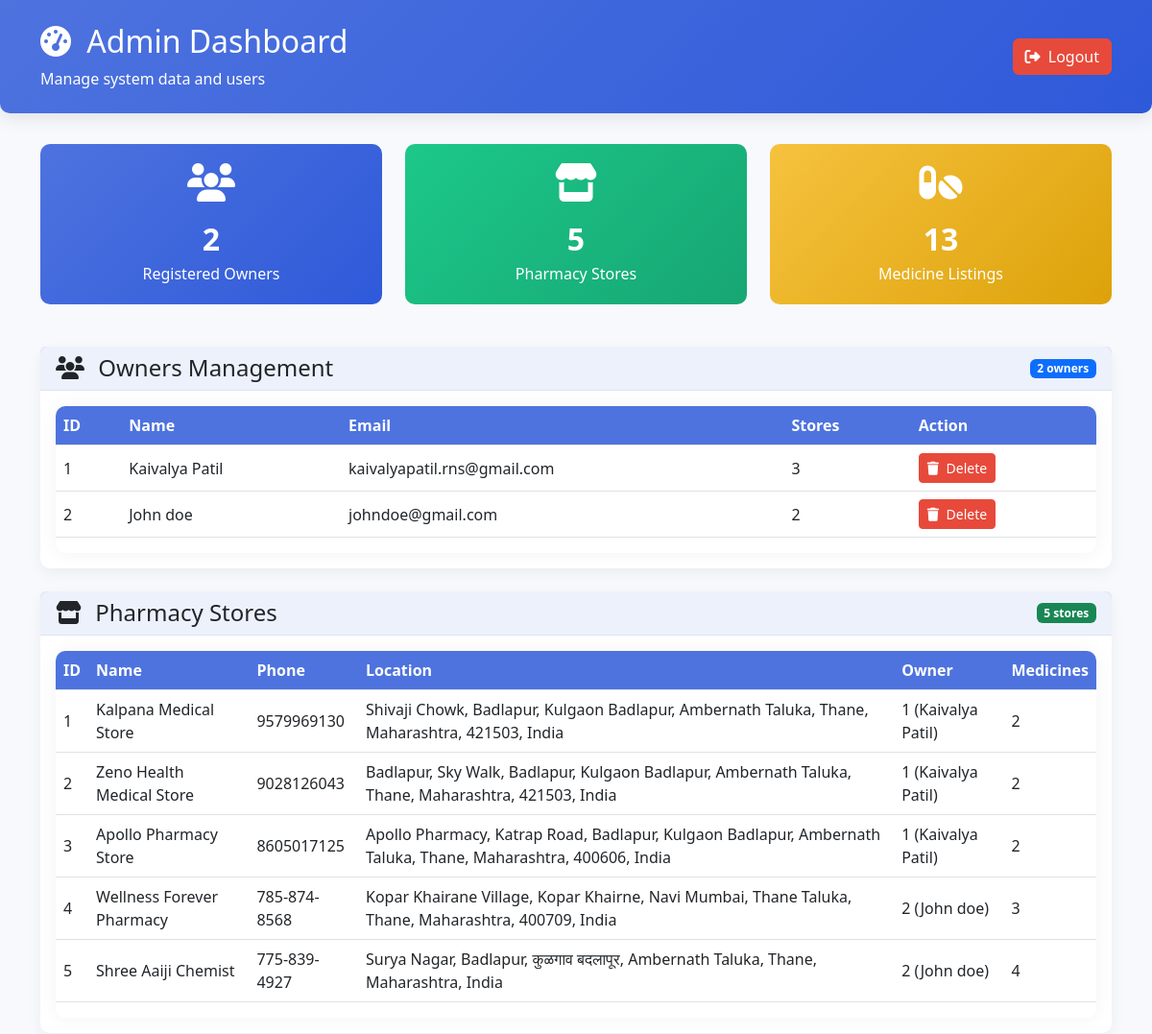
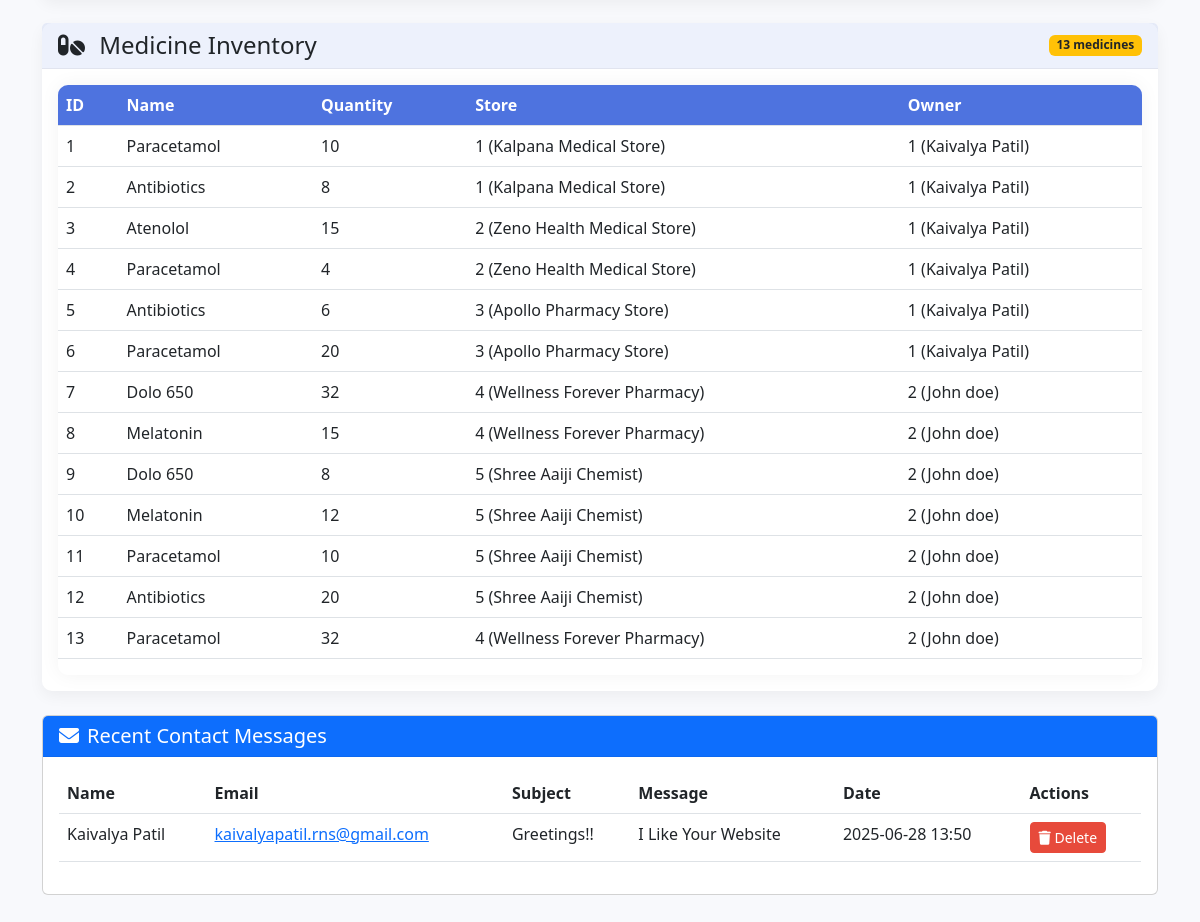
/admin-dashboard (signed in), run on the app's committed database (2 pictures, top to bottom).
### app.py (models this page shows)
class Owner(db.Model):
    id = db.Column(db.Integer, primary_key=True)
    name = db.Column(db.String(100), nullable=False)
    email = db.Column(db.String(120), unique=True, nullable=False)
    password = db.Column(db.String(200), nullable=False)
    stores = db.relationship('Store', backref='owner', cascade="all, delete", lazy=True)

class Store(db.Model):
    id = db.Column(db.Integer, primary_key=True)
    name = db.Column(db.String(120), nullable=False)
    phone = db.Column(db.String(20), nullable=False)
    location = db.Column(db.String(255), nullable=False)
    latitude = db.Column(db.Float)
    longitude = db.Column(db.Float)
    owner_id = db.Column(db.Integer, db.ForeignKey('owner.id'), nullable=False)
    medicines = db.relationship('Medicine', backref='store', cascade="all, delete", lazy=True)

class Medicine(db.Model):
    id = db.Column(db.Integer, primary_key=True)
    name = db.Column(db.String(150), nullable=False)
    quantity = db.Column(db.Integer, nullable=False)
    store_id = db.Column(db.Integer, db.ForeignKey('store.id'), nullable=False)

class ContactMessage(db.Model):
    id = db.Column(db.Integer, primary_key=True)
    name = db.Column(db.String(100), nullable=False)
    email = db.Column(db.String(120), nullable=False)
    subject = db.Column(db.String(200))
    message = db.Column(db.Text, nullable=False)
    created_at = db.Column(db.DateTime, default=datetime.utcnow)

### app.py (the view)
@app.route('/admin-dashboard')
def admin_dashboard():
    if 'admin' not in session:
        flash('Admin access only.', 'danger')
        return redirect(url_for('admin_login'))
    owners = Owner.query.all()
    stores = Store.query.all()
    medicines = Medicine.query.all()
    contact_messages = ContactMessage.query.order_by(ContactMessage.created_at.desc()).limit(5).all()
    return render_template('admin_dashboard.html', owners=owners, stores=stores, medicines=medicines,
                           contact_messages=contact_messages)

### app.py (called while the page is built)
@app.after_request
def add_no_cache_headers(response):
    response.headers['Cache-Control'] = 'no-store, no-cache, must-revalidate, post-check=0, pre-check=0, max-age=0'
    response.headers['Pragma'] = 'no-cache'
    response.headers['Expires'] = '0'
    return response

### Templates/admin_dashboard.html (shortened to what this page needs)
<!DOCTYPE html>
<html lang="en">
<head>
    <link href="https://cdn.jsdelivr.net/npm/bootstrap@5.3.0/dist/css/bootstrap.min.css" rel="stylesheet">
    <link rel="stylesheet" href="https://cdnjs.cloudflare.com/ajax/libs/font-awesome/6.4.0/css/all.min.css">
</head>
<body>
<div class="dashboard-header">
    <div class="container">
        <div class="d-flex justify-content-between align-items-center">
            <div>
                <h2><i class="fas fa-tachometer-alt me-2"></i> Admin Dashboard</h2>
                <p class="mb-0">Manage system data and users</p>
            </div>
            <div>
                <a href="/admin-logout" class="btn btn-logout">
                    <i class="fas fa-sign-out-alt me-1"></i> Logout
                </a>
            </div>
        </div>
    </div>
</div>
<div class="container mb-5 fade-in">
    <div class="row mb-4">
        <div class="col-md-4">
            <div class="stats-card owners">
                <i class="fas fa-users"></i>
                <div class="count">{{ owners|length }}</div>
                <div>Registered Owners</div>
            </div>
        </div>
        <div class="col-md-4">
            <div class="stats-card stores">
                <i class="fas fa-store"></i>
                <div class="count">{{ stores|length }}</div>
                <div>Pharmacy Stores</div>
            </div>
        </div>
        <div class="col-md-4">
            <div class="stats-card medicines">
                <i class="fas fa-pills"></i>
                <div class="count">{{ medicines|length }}</div>
                <div>Medicine Listings</div>
            </div>
        </div>
    </div>
    <div class="section-card card mb-4">
        <div class="card-header d-flex justify-content-between align-items-center">
            <h4 class="mb-0"><i class="fas fa-users me-2"></i> Owners Management</h4>
            <span class="badge bg-primary">{{ owners|length }} owners</span>
        </div>
        <div class="card-body">
            <div class="table-responsive data-table">
                <table class="table table-hover align-middle">
                    <thead>
                        <tr>
                            <th>ID</th>
                            <th>Name</th>
                            <th>Email</th>
                            <th>Stores</th>
                            <th>Action</th>
                        </tr>
                    </thead>
                    <tbody>
                        {% for o in owners %}
                        <tr>
                            <td>{{ o.id }}</td>
                            <td>{{ o.name }}</td>
                            <td>{{ o.email }}</td>
                            <td>{{ o.stores|length }}</td>
                            <td>
                                <form method="POST" action="/delete-owner/{{ o.id }}" onsubmit="return confirm('Are you sure? This will permanently delete the owner and all their stores and medicines!')">
                                    <button type="submit" class="btn btn-sm btn-danger">
                                        <i class="fas fa-trash me-1"></i> Delete
                                    </button>
                                </form>
                            </td>
                        </tr>
                        {% endfor %}
                    </tbody>
                </table>
            </div>
        </div>
    </div>
    <div class="section-card card mb-4">
        <div class="card-header d-flex justify-content-between align-items-center">
            <h4 class="mb-0"><i class="fas fa-store me-2"></i> Pharmacy Stores</h4>
            <span class="badge bg-success">{{ stores|length }} stores</span>
        </div>
        <div class="card-body">
            <div class="table-responsive data-table">
                <table class="table table-hover align-middle">
                    <thead>
                        <tr>
                            <th>ID</th>
                            <th>Name</th>
                            <th>Phone</th>
                            <th>Location</th>
                            <th>Owner</th>
                            <th>Medicines</th>
                        </tr>
                    </thead>
                    <tbody>
                        {% for s in stores %}
                        <tr>
                            <td>{{ s.id }}</td>
                            <td>{{ s.name }}</td>
                            <td>{{ s.phone }}</td>
                            <td>{{ s.location }}</td>
                            <td>{{ s.owner_id }} ({{ s.owner.name }})</td>
                            <td>{{ s.medicines|length }}</td>
                        </tr>
                        {% endfor %}
                    </tbody>
                </table>
            </div>
        </div>
    </div>
    <div class="section-card card mb-4">
        <div class="card-header d-flex justify-content-between align-items-center">
            <h4 class="mb-0"><i class="fas fa-pills me-2"></i> Medicine Inventory</h4>
            <span class="badge bg-warning text-dark">{{ medicines|length }} medicines</span>
        </div>
        <div class="card-body">
            <div class="table-responsive data-table">
                <table class="table table-hover align-middle">
                    <thead>
                        <tr>
                            <th>ID</th>
                            <th>Name</th>
                            <th>Quantity</th>
                            <th>Store</th>
                            <th>Owner</th>
                        </tr>
                    </thead>
                    <tbody>
                        {% for m in medicines %}
                        <tr>
                            <td>{{ m.id }}</td>
                            <td>{{ m.name }}</td>
                            <td>{{ m.quantity }}</td>
                            <td>{{ m.store_id }} ({{ m.store.name }})</td>
                            <td>{{ m.store.owner_id }} ({{ m.store.owner.name }})</td>
                        </tr>
                        {% endfor %}
                    </tbody>
                </table>
            </div>
        </div>
    </div>
<div class="card mt-4">
    <div class="card-header bg-primary text-white">
        <h5 class="mb-0"><i class="fas fa-envelope me-2"></i>Recent Contact Messages</h5>
    </div>
    <div class="card-body">
        {% if contact_messages %}
            <div class="table-responsive">
                <table class="table table-hover">
                    <thead>
                        <tr>
                            <th>Name</th>
                            <th>Email</th>
                            <th>Subject</th>
                            <th>Message</th>
                            <th>Date</th>
                            <th>Actions</th>
                        </tr>
                    </thead>
                    <tbody>
                        {% for message in contact_messages %}
                        <tr>
                            <td>{{ message.name }}</td>
                            <td><a href="mailto:{{ message.email }}">{{ message.email }}</a></td>
                            <td>{{ message.subject }}</td>
                            <td>{{ message.message }}</td>
                            <td>{{ message.created_at.strftime('%Y-%m-%d %H:%M') }}</td>
                            <td>
                                <a href="{{ url_for('delete_message', message_id=message.id) }}"
                                   class="btn btn-sm btn-danger"
                                   onclick="return confirm('Are you sure you want to delete this message?')">
                                    <i class="fas fa-trash"></i> Delete
                                </a>
                            </td>
                        </tr>
                        {% endfor %}
                    </tbody>
                </table>
            </div>
            {% else %}
            <p class="text-muted">No contact messages yet.</p>
        {% endif %}
    </div>
</div>
</div>
</body>
</html>

### Templates/admin_dashboard.html (style rules this page uses)
:root { --primary-color: #4e73df; --secondary-color: #2e59d9; --accent-color: #f8f9fc; --text-color: #5a5c69; --dark-bg: #1a1a2e; --dark-card: #16213e; --dark-text: #e6e6e6; --danger-color: #e74a3b; }
body { font-family: 'Segoe UI', Tahoma, Geneva, Verdana, sans-serif; background-color: #f8f9fc; color: var(--text-color); }
.dashboard-header { background: linear-gradient(135deg, var(--primary-color), var(--secondary-color)); color: white; padding: 1.5rem; margin-bottom: 2rem; border-radius: 0 0 10px 10px; box-shadow: 0 4px 20px rgba(0, 0, 0, 0.1); }
.section-card { border-radius: 10px; box-shadow: 0 5px 15px rgba(0, 0, 0, 0.05); margin-bottom: 2rem; border: none; transition: transform 0.3s ease, box-shadow 0.3s ease; }
.card-header { background-color: rgba(78, 115, 223, 0.1); border-bottom: 1px solid rgba(0, 0, 0, 0.05); font-weight: 600; }
.data-table { border-radius: 10px; overflow: hidden; box-shadow: 0 0 20px rgba(0, 0, 0, 0.05); }
.data-table th { background-color: var(--primary-color); color: white; }
.btn-logout { background-color: var(--danger-color); border-color: var(--danger-color); color: white; }
.btn-danger { background-color: var(--danger-color); border-color: var(--danger-color); }
.fade-in { animation: fadeIn 0.6s ease forwards; }
.stats-card { border-radius: 10px; padding: 20px; margin-bottom: 20px; color: white; text-align: center; }
.stats-card.owners { background: linear-gradient(135deg, #4e73df, #2e59d9); }
.stats-card.stores { background: linear-gradient(135deg, #1cc88a, #17a673); }
.stats-card.medicines { background: linear-gradient(135deg, #f6c23e, #dda20a); }
.stats-card i { font-size: 2.5rem; margin-bottom: 15px; }
.stats-card .count { font-size: 2rem; font-weight: 700; }

### data on the page
Owner: id "1", name "Kaivalya Patil", email "kaivalyapatil.rns@gmail.com", stores|length "3"
Owner: id "2", name "John doe", email "johndoe@gmail.com", stores|length "2"
Store: id "1", name "Kalpana Medical Store", phone "9579969130", location "Shivaji Chowk, Badlapur, Kulgaon Badlapur, Ambernath Taluka, Thane, Maharashtra, 421503, India", owner_id "1", owner.name "Kaivalya Patil", medicines|length "2"
Store: id "2", name "Zeno Health Medical Store", phone "9028126043", location "Badlapur, Sky Walk, Badlapur, Kulgaon Badlapur, Ambernath Taluka, Thane, Maharashtra, 421503, India", owner_id "1", owner.name "Kaivalya Patil", medicines|length "2"
Store: id "3", name "Apollo Pharmacy Store", phone "8605017125", location "Apollo Pharmacy, Katrap Road, Badlapur, Kulgaon Badlapur, Ambernath Taluka, Thane, Maharashtra, 400606, India", owner_id "1", owner.name "Kaivalya Patil", medicines|length "2"
Store: id "4", name "Wellness Forever Pharmacy", phone "785-874-8568", location "Kopar Khairane Village, Kopar Khairne, Navi Mumbai, Thane Taluka, Thane, Maharashtra, 400709, India", owner_id "2", owner.name "John doe", medicines|length "3"
Store: id "5", name "Shree Aaiji Chemist", phone "775-839-4927", location "Surya Nagar, Badlapur, कुळगाव बदलापूर, Ambernath Taluka, Thane, Maharashtra, India", owner_id "2", owner.name "John doe", medicines|length "4"
Medicine: id "1", name "Paracetamol", quantity "10", store_id "1", store.name "Kalpana Medical Store", store.owner_id "1", store.owner.name "Kaivalya Patil"
Medicine: id "2", name "Antibiotics", quantity "8", store_id "1", store.name "Kalpana Medical Store", store.owner_id "1", store.owner.name "Kaivalya Patil"
Medicine: id "3", name "Atenolol", quantity "15", store_id "2", store.name "Zeno Health Medical Store", store.owner_id "1", store.owner.name "Kaivalya Patil"
Medicine: id "4", name "Paracetamol", quantity "4", store_id "2", store.name "Zeno Health Medical Store", store.owner_id "1", store.owner.name "Kaivalya Patil"
Medicine: id "5", name "Antibiotics", quantity "6", store_id "3", store.name "Apollo Pharmacy Store", store.owner_id "1", store.owner.name "Kaivalya Patil"
Medicine: id "6", name "Paracetamol", quantity "20", store_id "3", store.name "Apollo Pharmacy Store", store.owner_id "1", store.owner.name "Kaivalya Patil"
Medicine: id "7", name "Dolo 650", quantity "32", store_id "4", store.name "Wellness Forever Pharmacy", store.owner_id "2", store.owner.name "John doe"
Medicine: id "8", name "Melatonin", quantity "15", store_id "4", store.name "Wellness Forever Pharmacy", store.owner_id "2", store.owner.name "John doe"
Medicine: id "9", name "Dolo 650", quantity "8", store_id "5", store.name "Shree Aaiji Chemist", store.owner_id "2", store.owner.name "John doe"
Medicine: id "10", name "Melatonin", quantity "12", store_id "5", store.name "Shree Aaiji Chemist", store.owner_id "2", store.owner.name "John doe"
Medicine: id "11", name "Paracetamol", quantity "10", store_id "5", store.name "Shree Aaiji Chemist", store.owner_id "2", store.owner.name "John doe"
Medicine: id "12", name "Antibiotics", quantity "20", store_id "5", store.name "Shree Aaiji Chemist", store.owner_id "2", store.owner.name "John doe"
Medicine: id "13", name "Paracetamol", quantity "32", store_id "4", store.name "Wellness Forever Pharmacy", store.owner_id "2", store.owner.name "John doe"
ContactMessage: name "Kaivalya Patil", email "kaivalyapatil.rns@gmail.com", subject "Greetings!!", message "I Like Your Website", created_at "2025-06-28 13:50"

### other printed values
{{ owners|length }} "2"
{{ stores|length }} "5"
{{ medicines|length }} "13"
